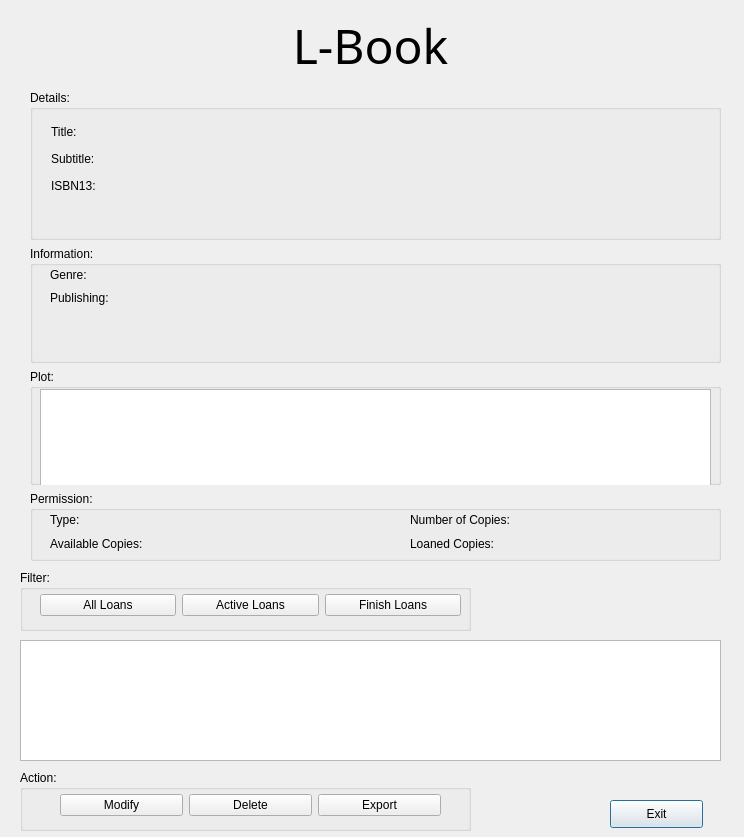
<?xml version="1.0" encoding="UTF-8"?>
<ui version="4.0">
 <class>showPublication</class>
 <widget class="QDialog" name="showPublication">
  <property name="geometry">
   <rect>
    <x>0</x>
    <y>0</y>
    <width>744</width>
    <height>837</height>
   </rect>
  </property>
  <property name="windowTitle">
   <string>Dialog</string>
  </property>
  <widget class="QLabel" name="logoLabel">
   <property name="geometry">
    <rect>
     <x>0</x>
     <y>0</y>
     <width>741</width>
     <height>91</height>
    </rect>
   </property>
   <property name="font">
    <font>
     <family>A Charming Font Expanded</family>
     <pointsize>36</pointsize>
    </font>
   </property>
   <property name="text">
    <string>L-Book</string>
   </property>
   <property name="alignment">
    <set>Qt::AlignCenter</set>
   </property>
  </widget>
  <widget class="QTableWidget" name="tableWidget">
   <property name="geometry">
    <rect>
     <x>20</x>
     <y>640</y>
     <width>701</width>
     <height>121</height>
    </rect>
   </property>
  </widget>
  <widget class="QPushButton" name="exitButton">
   <property name="geometry">
    <rect>
     <x>610</x>
     <y>800</y>
     <width>93</width>
     <height>28</height>
    </rect>
   </property>
   <property name="text">
    <string>Exit</string>
   </property>
  </widget>
  <widget class="QGroupBox" name="actionBox">
   <property name="geometry">
    <rect>
     <x>20</x>
     <y>770</y>
     <width>451</width>
     <height>61</height>
    </rect>
   </property>
   <property name="title">
    <string>Action:</string>
   </property>
   <widget class="QWidget" name="layoutWidget_1">
    <property name="geometry">
     <rect>
      <x>40</x>
      <y>20</y>
      <width>381</width>
      <height>30</height>
     </rect>
    </property>
    <layout class="QHBoxLayout" name="horizontalLayout">
     <item>
      <widget class="QPushButton" name="modifyButton">
       <property name="text">
        <string>Modify</string>
       </property>
      </widget>
     </item>
     <item>
      <widget class="QPushButton" name="deleteButton">
       <property name="text">
        <string>Delete</string>
       </property>
      </widget>
     </item>
     <item>
      <widget class="QPushButton" name="exportButton">
       <property name="text">
        <string>Export</string>
       </property>
      </widget>
     </item>
    </layout>
   </widget>
  </widget>
  <widget class="QGroupBox" name="groupBox_6">
   <property name="geometry">
    <rect>
     <x>20</x>
     <y>570</y>
     <width>451</width>
     <height>61</height>
    </rect>
   </property>
   <property name="title">
    <string>Filter:</string>
   </property>
   <widget class="QWidget" name="layoutWidget_2">
    <property name="geometry">
     <rect>
      <x>20</x>
      <y>20</y>
      <width>421</width>
      <height>30</height>
     </rect>
    </property>
    <layout class="QHBoxLayout" name="horizontalLayout_2">
     <item>
      <widget class="QPushButton" name="allButton">
       <property name="text">
        <string>All Loans</string>
       </property>
      </widget>
     </item>
     <item>
      <widget class="QPushButton" name="activeButton">
       <property name="text">
        <string>Active Loans</string>
       </property>
      </widget>
     </item>
     <item>
      <widget class="QPushButton" name="finishButton">
       <property name="text">
        <string>Finish Loans</string>
       </property>
      </widget>
     </item>
    </layout>
   </widget>
  </widget>
  <widget class="QWidget" name="layoutWidget_3">
   <property name="geometry">
    <rect>
     <x>30</x>
     <y>90</y>
     <width>691</width>
     <height>471</height>
    </rect>
   </property>
   <layout class="QVBoxLayout" name="verticalLayout">
    <item>
     <widget class="QGroupBox" name="groupBox_5">
      <property name="minimumSize">
       <size>
        <width>0</width>
        <height>150</height>
       </size>
      </property>
      <property name="title">
       <string>Details:</string>
      </property>
      <widget class="QWidget" name="layoutWidget_4">
       <property name="geometry">
        <rect>
         <x>21</x>
         <y>31</y>
         <width>111</width>
         <height>102</height>
        </rect>
       </property>
       <layout class="QVBoxLayout" name="verticalLayout_2">
        <item>
         <widget class="QLabel" name="label_2">
          <property name="text">
           <string>Title:</string>
          </property>
         </widget>
        </item>
        <item>
         <widget class="QLabel" name="label_3">
          <property name="text">
           <string>Subtitle:</string>
          </property>
         </widget>
        </item>
        <item>
         <widget class="QLabel" name="label_4">
          <property name="text">
           <string>ISBN13:</string>
          </property>
         </widget>
        </item>
        <item>
         <widget class="QLabel" name="poliLabel_1">
          <property name="text">
           <string/>
          </property>
         </widget>
        </item>
       </layout>
      </widget>
      <widget class="QWidget" name="layoutWidget_5">
       <property name="geometry">
        <rect>
         <x>145</x>
         <y>31</y>
         <width>521</width>
         <height>101</height>
        </rect>
       </property>
       <layout class="QVBoxLayout" name="verticalLayout_7">
        <item>
         <widget class="QLabel" name="titleLabel">
          <property name="text">
           <string/>
          </property>
         </widget>
        </item>
        <item>
         <widget class="QLabel" name="subtitlesLabel">
          <property name="text">
           <string/>
          </property>
         </widget>
        </item>
        <item>
         <widget class="QLabel" name="isbnLabel">
          <property name="text">
           <string/>
          </property>
         </widget>
        </item>
        <item>
         <widget class="QLabel" name="poliLabel_2">
          <property name="text">
           <string/>
          </property>
         </widget>
        </item>
       </layout>
      </widget>
     </widget>
    </item>
    <item>
     <widget class="QGroupBox" name="groupBox_4">
      <property name="title">
       <string>Information:</string>
      </property>
      <widget class="QWidget" name="layoutWidget_6">
       <property name="geometry">
        <rect>
         <x>20</x>
         <y>20</y>
         <width>121</width>
         <height>87</height>
        </rect>
       </property>
       <layout class="QVBoxLayout" name="verticalLayout_5">
        <item>
         <widget class="QLabel" name="label_11">
          <property name="text">
           <string>Genre:</string>
          </property>
         </widget>
        </item>
        <item>
         <widget class="QLabel" name="label_12">
          <property name="text">
           <string>Publishing:</string>
          </property>
         </widget>
        </item>
        <item>
         <widget class="QLabel" name="poliLabel_3">
          <property name="text">
           <string/>
          </property>
         </widget>
        </item>
        <item>
         <widget class="QLabel" name="poliLabel_5">
          <property name="text">
           <string/>
          </property>
         </widget>
        </item>
       </layout>
      </widget>
      <widget class="QWidget" name="layoutWidget_7">
       <property name="geometry">
        <rect>
         <x>400</x>
         <y>20</y>
         <width>121</width>
         <height>87</height>
        </rect>
       </property>
       <layout class="QVBoxLayout" name="verticalLayout_6">
        <item>
         <widget class="QLabel" name="poliLabel_13">
          <property name="text">
           <string/>
          </property>
         </widget>
        </item>
        <item>
         <widget class="QLabel" name="poliLabel_7">
          <property name="text">
           <string/>
          </property>
         </widget>
        </item>
        <item>
         <widget class="QLabel" name="poliLabel_9">
          <property name="text">
           <string/>
          </property>
         </widget>
        </item>
        <item>
         <widget class="QLabel" name="poliLabel_11">
          <property name="text">
           <string/>
          </property>
         </widget>
        </item>
       </layout>
      </widget>
      <widget class="QWidget" name="layoutWidget_8">
       <property name="geometry">
        <rect>
         <x>149</x>
         <y>20</y>
         <width>241</width>
         <height>87</height>
        </rect>
       </property>
       <layout class="QVBoxLayout" name="verticalLayout_8">
        <item>
         <widget class="QLabel" name="genreLabel">
          <property name="text">
           <string/>
          </property>
         </widget>
        </item>
        <item>
         <widget class="QLabel" name="publishingLabel">
          <property name="text">
           <string/>
          </property>
         </widget>
        </item>
        <item>
         <widget class="QLabel" name="poliLabel_4">
          <property name="text">
           <string/>
          </property>
         </widget>
        </item>
        <item>
         <widget class="QLabel" name="poliLabel_6">
          <property name="text">
           <string/>
          </property>
         </widget>
        </item>
       </layout>
      </widget>
      <widget class="QWidget" name="layoutWidget_9">
       <property name="geometry">
        <rect>
         <x>530</x>
         <y>20</y>
         <width>141</width>
         <height>87</height>
        </rect>
       </property>
       <layout class="QVBoxLayout" name="verticalLayout_9">
        <item>
         <widget class="QLabel" name="poliLabel_14">
          <property name="text">
           <string/>
          </property>
         </widget>
        </item>
        <item>
         <widget class="QLabel" name="poliLabel_8">
          <property name="text">
           <string/>
          </property>
         </widget>
        </item>
        <item>
         <widget class="QLabel" name="poliLabel_10">
          <property name="text">
           <string/>
          </property>
         </widget>
        </item>
        <item>
         <widget class="QLabel" name="poliLabel_12">
          <property name="text">
           <string/>
          </property>
         </widget>
        </item>
       </layout>
      </widget>
     </widget>
    </item>
    <item>
     <widget class="QGroupBox" name="plotBox">
      <property name="title">
       <string>Plot:</string>
      </property>
      <widget class="QTextEdit" name="plotLabel">
       <property name="geometry">
        <rect>
         <x>10</x>
         <y>20</y>
         <width>671</width>
         <height>101</height>
        </rect>
       </property>
       <property name="focusPolicy">
        <enum>Qt::NoFocus</enum>
       </property>
       <property name="readOnly">
        <bool>true</bool>
       </property>
       <property name="textInteractionFlags">
        <set>Qt::NoTextInteraction</set>
       </property>
      </widget>
     </widget>
    </item>
    <item>
     <widget class="QGroupBox" name="groupBox_2">
      <property name="maximumSize">
       <size>
        <width>16777215</width>
        <height>70</height>
       </size>
      </property>
      <property name="title">
       <string>Permission:</string>
      </property>
      <widget class="QWidget" name="layoutWidget_10">
       <property name="geometry">
        <rect>
         <x>20</x>
         <y>20</y>
         <width>121</width>
         <height>41</height>
        </rect>
       </property>
       <layout class="QVBoxLayout" name="verticalLayout_3">
        <item>
         <widget class="QLabel" name="label_6">
          <property name="text">
           <string>Type:</string>
          </property>
         </widget>
        </item>
        <item>
         <widget class="QLabel" name="label_7">
          <property name="text">
           <string>Available Copies:</string>
          </property>
         </widget>
        </item>
       </layout>
      </widget>
      <widget class="QWidget" name="layoutWidget_11">
       <property name="geometry">
        <rect>
         <x>380</x>
         <y>20</y>
         <width>151</width>
         <height>41</height>
        </rect>
       </property>
       <layout class="QVBoxLayout" name="verticalLayout_4">
        <item>
         <widget class="QLabel" name="label_9">
          <property name="text">
           <string>Number of Copies:</string>
          </property>
         </widget>
        </item>
        <item>
         <widget class="QLabel" name="label_8">
          <property name="text">
           <string>Loaned Copies:</string>
          </property>
         </widget>
        </item>
       </layout>
      </widget>
      <widget class="QWidget" name="layoutWidget_12">
       <property name="geometry">
        <rect>
         <x>150</x>
         <y>20</y>
         <width>221</width>
         <height>41</height>
        </rect>
       </property>
       <layout class="QVBoxLayout" name="verticalLayout_10">
        <item>
         <widget class="QLabel" name="typeLabel">
          <property name="text">
           <string/>
          </property>
         </widget>
        </item>
        <item>
         <widget class="QLabel" name="freeCopyLabel">
          <property name="text">
           <string/>
          </property>
         </widget>
        </item>
       </layout>
      </widget>
      <widget class="QWidget" name="layoutWidget_13">
       <property name="geometry">
        <rect>
         <x>550</x>
         <y>20</y>
         <width>111</width>
         <height>41</height>
        </rect>
       </property>
       <layout class="QVBoxLayout" name="verticalLayout_11">
        <item>
         <widget class="QLabel" name="numberCopyLabel">
          <property name="text">
           <string/>
          </property>
         </widget>
        </item>
        <item>
         <widget class="QLabel" name="lockedCopyLabel">
          <property name="text">
           <string/>
          </property>
         </widget>
        </item>
       </layout>
      </widget>
     </widget>
    </item>
   </layout>
  </widget>
 </widget>
 <resources/>
 <connections/>
</ui>
